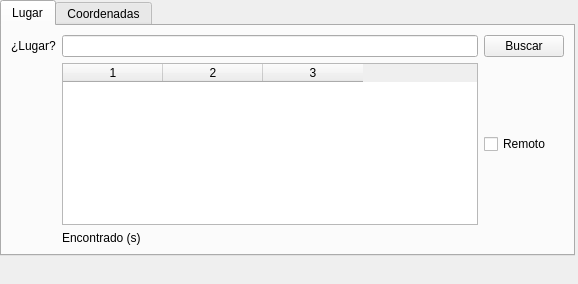
<?xml version="1.0" encoding="UTF-8"?>
<ui version="4.0">
 <class>Dialog</class>
 <widget class="QDockWidget" name="Dialog">
  <property name="geometry">
   <rect>
    <x>0</x>
    <y>0</y>
    <width>578</width>
    <height>284</height>
   </rect>
  </property>
  <property name="floating">
   <bool>true</bool>
  </property>
  <property name="windowTitle">
   <string>Búsquedas IDECanarias</string>
  </property>
  <widget class="QWidget" name="dockWidgetContents">
   <widget class="QTabWidget" name="tabWidget">
    <property name="geometry">
     <rect>
      <x>0</x>
      <y>0</y>
      <width>575</width>
      <height>256</height>
     </rect>
    </property>
    <property name="currentIndex">
     <number>0</number>
    </property>
    <widget class="QWidget" name="tab001">
     <attribute name="title">
      <string>Lugar</string>
     </attribute>
     <layout class="QGridLayout" name="gridLayout">
      <property name="sizeConstraint">
       <enum>QLayout::SetMaximumSize</enum>
      </property>
      <item row="1" column="1">
       <widget class="QTableWidget" name="tblResult">
        <property name="enabled">
         <bool>true</bool>
        </property>
        <property name="sizePolicy">
         <sizepolicy hsizetype="Expanding" vsizetype="Expanding">
          <horstretch>0</horstretch>
          <verstretch>0</verstretch>
         </sizepolicy>
        </property>
        <property name="editTriggers">
         <set>QAbstractItemView::NoEditTriggers</set>
        </property>
        <property name="selectionBehavior">
         <enum>QAbstractItemView::SelectRows</enum>
        </property>
        <property name="showGrid">
         <bool>true</bool>
        </property>
        <property name="columnCount">
         <number>3</number>
        </property>
        <column/>
        <column/>
        <column/>
       </widget>
      </item>
      <item row="0" column="1">
       <widget class="QLineEdit" name="txtSearch"/>
      </item>
      <item row="2" column="1">
       <widget class="QLabel" name="lblResult">
        <property name="text">
         <string>Encontrado (s)</string>
        </property>
       </widget>
      </item>
      <item row="0" column="0">
       <widget class="QLabel" name="label">
        <property name="text">
         <string>¿Lugar?</string>
        </property>
       </widget>
      </item>
      <item row="0" column="2">
       <widget class="QPushButton" name="btnSearch">
        <property name="text">
         <string>Buscar</string>
        </property>
       </widget>
      </item>
      <item row="1" column="2">
       <widget class="QCheckBox" name="chkRemote">
        <property name="text">
         <string>Remoto</string>
        </property>
       </widget>
      </item>
     </layout>
    </widget>
    <widget class="QWidget" name="tab002">
     <attribute name="title">
      <string>Coordenadas</string>
     </attribute>
     <widget class="QGroupBox" name="groupBox_7">
      <property name="geometry">
       <rect>
        <x>15</x>
        <y>30</y>
        <width>541</width>
        <height>161</height>
       </rect>
      </property>
      <property name="title">
       <string>Conversor</string>
      </property>
      <widget class="QWidget" name="layoutWidget">
       <property name="geometry">
        <rect>
         <x>147</x>
         <y>30</y>
         <width>386</width>
         <height>128</height>
        </rect>
       </property>
       <layout class="QGridLayout" name="gridLayout_2">
        <item row="1" column="1">
         <widget class="QPushButton" name="btnClipboard">
          <property name="text">
           <string>Copiar al portapapeles</string>
          </property>
         </widget>
        </item>
        <item row="0" column="0">
         <widget class="QLabel" name="label_2">
          <property name="text">
           <string>Coods.: </string>
          </property>
          <property name="alignment">
           <set>Qt::AlignRight|Qt::AlignTrailing|Qt::AlignVCenter</set>
          </property>
         </widget>
        </item>
        <item row="0" column="1">
         <widget class="QLineEdit" name="txtCoordinates"/>
        </item>
        <item row="2" column="1">
         <widget class="QPushButton" name="btnGet">
          <property name="text">
           <string>Empezar captura</string>
          </property>
         </widget>
        </item>
        <item row="0" column="2">
         <widget class="QToolButton" name="btnGo">
          <property name="text">
           <string>...</string>
          </property>
         </widget>
        </item>
       </layout>
      </widget>
      <widget class="QWidget" name="layoutWidget_2">
       <property name="geometry">
        <rect>
         <x>5</x>
         <y>27</y>
         <width>131</width>
         <height>131</height>
        </rect>
       </property>
       <layout class="QVBoxLayout" name="verticalLayout_2">
        <item>
         <widget class="QRadioButton" name="radiodms">
          <property name="text">
           <string>Grad. Min. Seg.</string>
          </property>
          <property name="checked">
           <bool>true</bool>
          </property>
         </widget>
        </item>
        <item>
         <widget class="QRadioButton" name="radiodm">
          <property name="text">
           <string>Grad. Min.</string>
          </property>
         </widget>
        </item>
        <item>
         <widget class="QRadioButton" name="radiod">
          <property name="text">
           <string>Grados</string>
          </property>
         </widget>
        </item>
        <item>
         <widget class="QRadioButton" name="radioutm">
          <property name="text">
           <string>UTM</string>
          </property>
         </widget>
        </item>
       </layout>
      </widget>
     </widget>
    </widget>
   </widget>
  </widget>
 </widget>
 <resources/>
 <connections/>
</ui>
